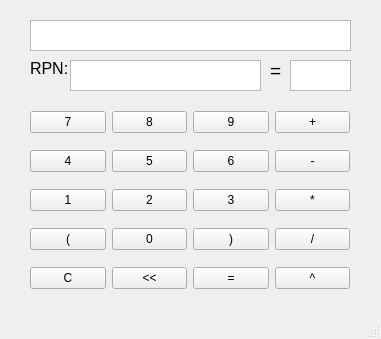
<?xml version="1.0" encoding="UTF-8"?>
<ui version="4.0">
 <class>frmCalculator</class>
 <widget class="QMainWindow" name="frmCalculator">
  <property name="geometry">
   <rect>
    <x>0</x>
    <y>0</y>
    <width>381</width>
    <height>339</height>
   </rect>
  </property>
  <property name="windowTitle">
   <string>Calculator</string>
  </property>
  <widget class="QWidget" name="centralwidget">
   <widget class="QWidget" name="gridLayoutWidget">
    <property name="geometry">
     <rect>
      <x>30</x>
      <y>100</y>
      <width>320</width>
      <height>201</height>
     </rect>
    </property>
    <layout class="QGridLayout" name="gridLayout">
     <item row="1" column="0">
      <widget class="QPushButton" name="But_4">
       <property name="text">
        <string>4</string>
       </property>
      </widget>
     </item>
     <item row="0" column="2">
      <widget class="QPushButton" name="But_9">
       <property name="text">
        <string>9</string>
       </property>
      </widget>
     </item>
     <item row="2" column="1">
      <widget class="QPushButton" name="But_2">
       <property name="text">
        <string>2</string>
       </property>
      </widget>
     </item>
     <item row="1" column="2">
      <widget class="QPushButton" name="But_6">
       <property name="text">
        <string>6</string>
       </property>
      </widget>
     </item>
     <item row="2" column="2">
      <widget class="QPushButton" name="But_3">
       <property name="text">
        <string>3</string>
       </property>
      </widget>
     </item>
     <item row="1" column="1">
      <widget class="QPushButton" name="But_5">
       <property name="text">
        <string>5</string>
       </property>
      </widget>
     </item>
     <item row="2" column="3">
      <widget class="QPushButton" name="But_Mul">
       <property name="text">
        <string>*</string>
       </property>
      </widget>
     </item>
     <item row="0" column="1">
      <widget class="QPushButton" name="But_8">
       <property name="text">
        <string>8</string>
       </property>
      </widget>
     </item>
     <item row="1" column="3">
      <widget class="QPushButton" name="But_Min">
       <property name="text">
        <string>-</string>
       </property>
      </widget>
     </item>
     <item row="3" column="3">
      <widget class="QPushButton" name="But_Div">
       <property name="text">
        <string>/</string>
       </property>
      </widget>
     </item>
     <item row="3" column="1">
      <widget class="QPushButton" name="But_0">
       <property name="text">
        <string>0</string>
       </property>
      </widget>
     </item>
     <item row="2" column="0">
      <widget class="QPushButton" name="But_1">
       <property name="text">
        <string>1</string>
       </property>
      </widget>
     </item>
     <item row="0" column="0">
      <widget class="QPushButton" name="But_7">
       <property name="text">
        <string>7</string>
       </property>
      </widget>
     </item>
     <item row="0" column="3">
      <widget class="QPushButton" name="But_Plus">
       <property name="text">
        <string>+</string>
       </property>
      </widget>
     </item>
     <item row="4" column="3">
      <widget class="QPushButton" name="But_Pow">
       <property name="text">
        <string>^</string>
       </property>
      </widget>
     </item>
     <item row="4" column="0">
      <widget class="QPushButton" name="But_C">
       <property name="toolTip">
        <string>&lt;html&gt;&lt;head/&gt;&lt;body&gt;&lt;p&gt;Clean&lt;/p&gt;&lt;/body&gt;&lt;/html&gt;</string>
       </property>
       <property name="text">
        <string>C</string>
       </property>
      </widget>
     </item>
     <item row="4" column="2">
      <widget class="QPushButton" name="But_E">
       <property name="text">
        <string>=</string>
       </property>
      </widget>
     </item>
     <item row="3" column="0">
      <widget class="QPushButton" name="But_LeftParenthesis">
       <property name="text">
        <string>(</string>
       </property>
      </widget>
     </item>
     <item row="3" column="2">
      <widget class="QPushButton" name="But_RightParenthesis">
       <property name="text">
        <string>)</string>
       </property>
      </widget>
     </item>
     <item row="4" column="1">
      <widget class="QPushButton" name="But_DelChar">
       <property name="toolTip">
        <string>&lt;html&gt;&lt;head/&gt;&lt;body&gt;&lt;p&gt;Backspace&lt;/p&gt;&lt;/body&gt;&lt;/html&gt;</string>
       </property>
       <property name="text">
        <string>&lt;&lt;</string>
       </property>
      </widget>
     </item>
    </layout>
   </widget>
   <widget class="QTextBrowser" name="CalcRPN">
    <property name="geometry">
     <rect>
      <x>70</x>
      <y>60</y>
      <width>191</width>
      <height>31</height>
     </rect>
    </property>
    <property name="toolTip">
     <string>&lt;html&gt;&lt;head/&gt;&lt;body&gt;&lt;p&gt;Reverse Polish Notation&lt;/p&gt;&lt;/body&gt;&lt;/html&gt;</string>
    </property>
    <property name="whatsThis">
     <string extracomment="Reverse Polish Notation"/>
    </property>
   </widget>
   <widget class="QTextBrowser" name="CalcScreen">
    <property name="geometry">
     <rect>
      <x>30</x>
      <y>20</y>
      <width>321</width>
      <height>31</height>
     </rect>
    </property>
    <property name="toolTip">
     <string>&lt;html&gt;&lt;head/&gt;&lt;body&gt;&lt;p&gt;Expression&lt;/p&gt;&lt;/body&gt;&lt;/html&gt;</string>
    </property>
   </widget>
   <widget class="QTextBrowser" name="CalcResult">
    <property name="geometry">
     <rect>
      <x>290</x>
      <y>60</y>
      <width>61</width>
      <height>31</height>
     </rect>
    </property>
    <property name="toolTip">
     <string>&lt;html&gt;&lt;head/&gt;&lt;body&gt;&lt;p&gt;Result&lt;/p&gt;&lt;/body&gt;&lt;/html&gt;</string>
    </property>
   </widget>
   <widget class="QLabel" name="label">
    <property name="geometry">
     <rect>
      <x>30</x>
      <y>60</y>
      <width>41</width>
      <height>16</height>
     </rect>
    </property>
    <property name="font">
     <font>
      <pointsize>12</pointsize>
     </font>
    </property>
    <property name="text">
     <string>RPN:</string>
    </property>
   </widget>
   <widget class="QLabel" name="label_2">
    <property name="geometry">
     <rect>
      <x>270</x>
      <y>60</y>
      <width>16</width>
      <height>20</height>
     </rect>
    </property>
    <property name="font">
     <font>
      <pointsize>14</pointsize>
     </font>
    </property>
    <property name="text">
     <string>=</string>
    </property>
   </widget>
  </widget>
  <widget class="QStatusBar" name="statusbar"/>
 </widget>
 <resources/>
 <connections/>
</ui>
